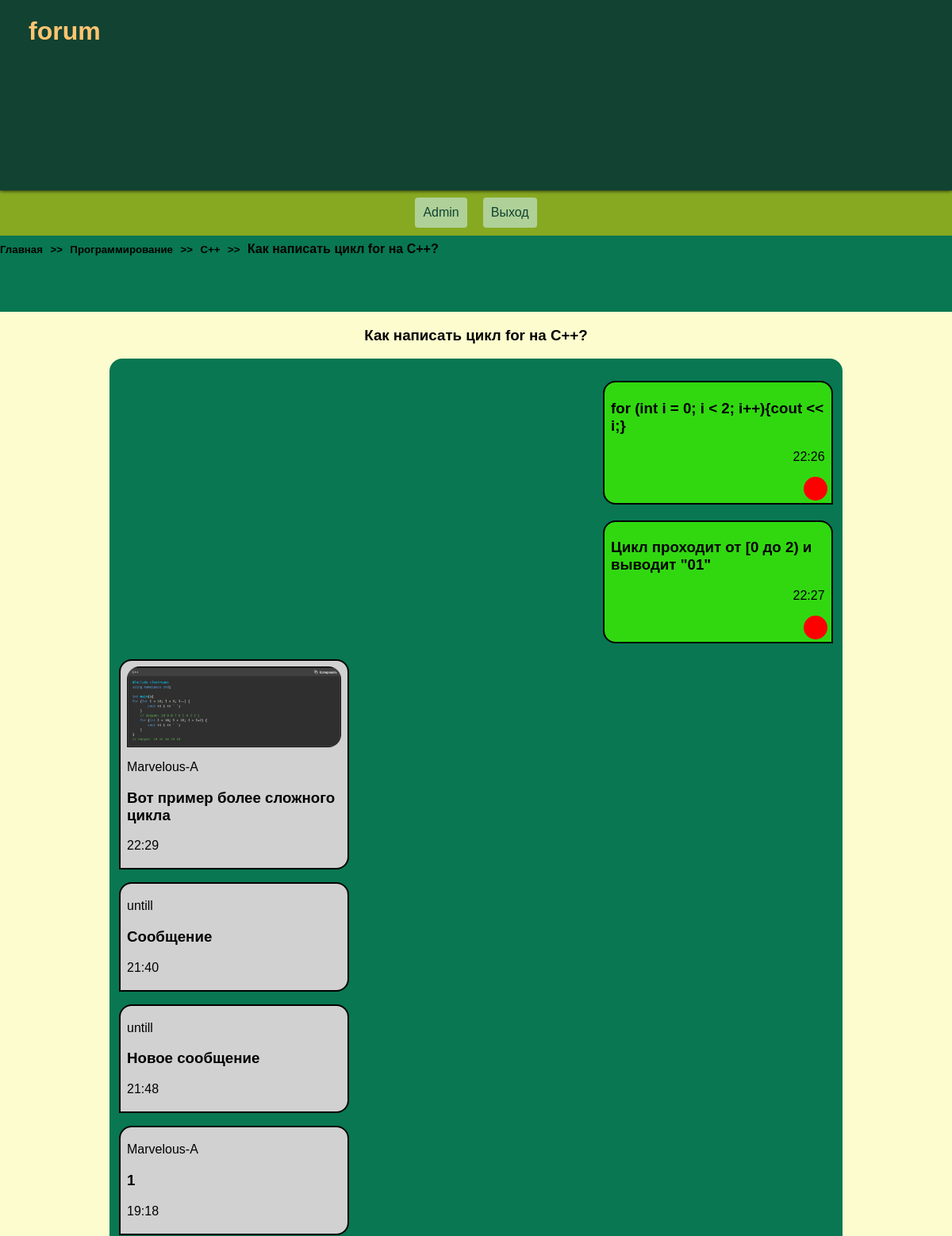
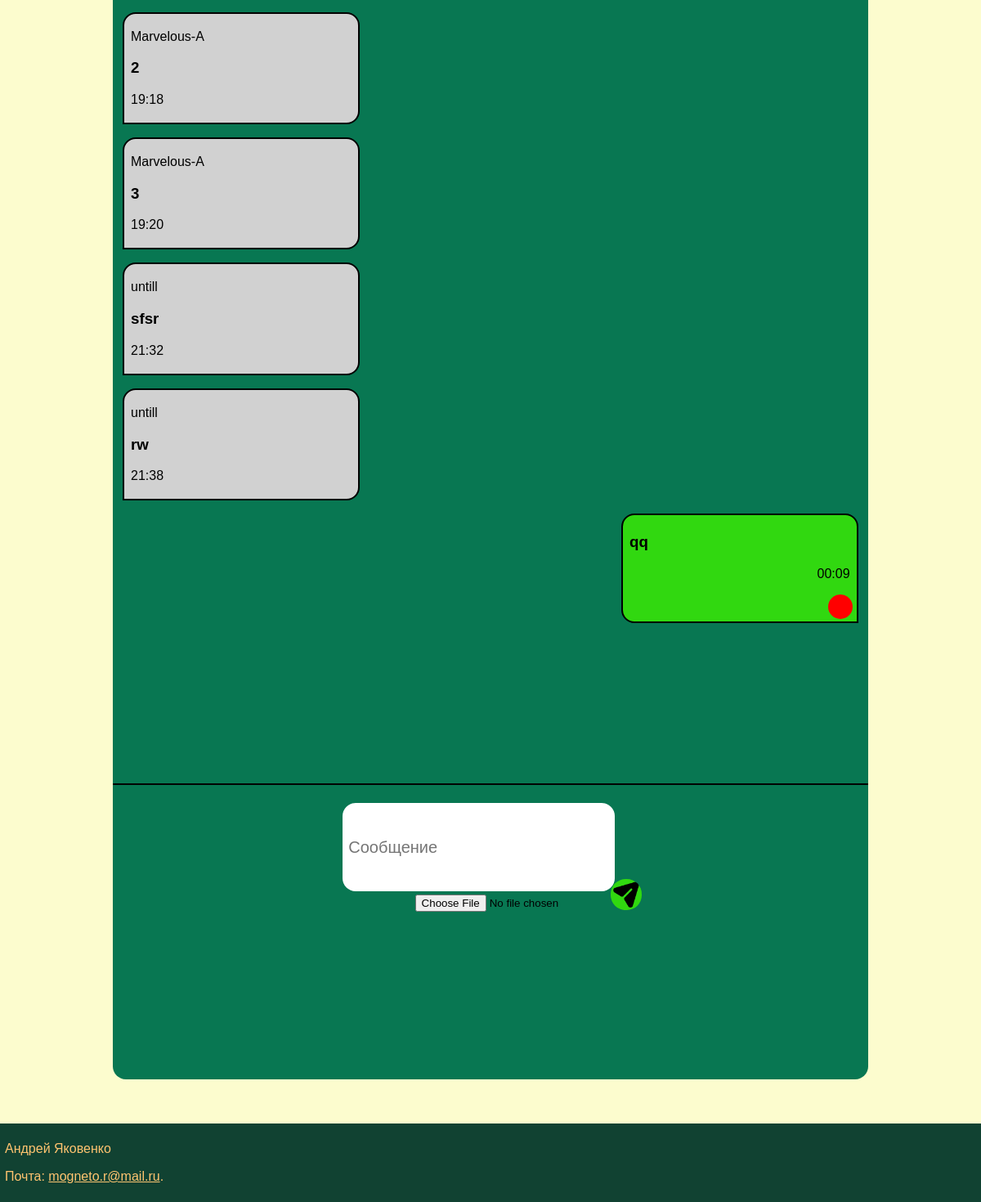
Screenshot of /question_detail/3 (signed in) with the database file from the repository (2 pictures, top to bottom).
### forum/models.py (models this page shows, shortened)
class Chapter(models.Model):
    title = models.CharField(max_length=50)
    icon_img = models.ImageField(default=False, upload_to='for_site/')
    discription = models.CharField(max_length=500)
    def __str__(self):
        return f'{self.title}'

class Topic(models.Model):
    title = models.CharField(max_length=50)
    image = models.URLField()
    discription = models.CharField(max_length=500)
    chapter = models.ManyToManyField(Chapter)

class Chat(models.Model):
    author = models.ForeignKey(User, on_delete=models.CASCADE, blank=True)
    text_question = models.CharField(max_length=70)
    topic = models.ManyToManyField(Topic)

class Message(models.Model):
    author = models.ForeignKey(User, on_delete=models.CASCADE, blank=True)
    text = models.CharField(max_length=500)
    time = models.DateTimeField(auto_now_add=True)
    image = models.ImageField(upload_to='messages/', blank=True)
    question = models.ForeignKey(Chat, on_delete=models.CASCADE, blank=True)

### forum/views.py (the view)
# urls.py: path('question_detail/<int:pk>', QuestionDetail.as_view(), name='question_detail'),
class QuestionDetail(LoginRequiredMixin, ListView):
    model = Message
    template_name = 'card/question_detail.html'
    def get_context_data(self, **kwargs):
        context_data = super().get_context_data(**kwargs)
        question = get_object_or_404(Chat, pk=self.kwargs['pk'])
        messages = Message.objects.filter(question=question)
        if self.request.method == 'POST':
            message_form = MessageForm(data=self.request.POST, files=self.request.FILES)
            if message_form.is_valid():
                message = message_form.save(commit=False)
                message.author = self.request.user  # Автоматически устанавливаем автора
                message.question = question         # и тему
                message.save()
                redirect('question_detail', pk=self.kwargs['pk'])
            else:
                print(message_form.errors)
        else:
            message_form = MessageForm()
        topic = question.topic.all()[0]
        chapter = topic.chapter.all()[0]
        print(chapter)
        context_data['chapter'] = chapter
        context_data['topic'] = topic
        context_data['question'] = question
        context_data['form'] = message_form
        context_data['messages'] = messages
        return context_data

### forum/forms.py
class MessageForm(forms.ModelForm):
    class Meta:
        model = Message
        fields = ('author', 'text', 'image', 'question')

### forum/templates/card/question_detail.html (shortened to what this page needs)
{% extends "card/base.html" %}
{% block content %}
    <div class='navigation'>
        <h5><a href="{% url 'forum:main'%}">Главная</a></h5>
        <h5>>></h5>
        <h5><a href="{% url 'forum:chapter_detail' pk=chapter.pk %}">{{chapter.title}}</a></h5>
        <h5>>></h5>
        <h5><a href="{% url 'forum:topic_detail' pk=topic.pk %}">{{topic.title}}</a></h5>
        <h5>>></h5>
        <h4>{{question.text_question}}</h4>
    </div>
    <div id='topic_head'>
        <h3 id='title_topic'>{{question.text_question}}</h3>
    </div>
    <div id="window">
        {% for message in messages %}
            {% if message.author == user %}
                {% if message.image %}
                    <p>
                        <div class='text_message_user' id="message-{{message.pk}}">
                            <img style="" class='image_message_user' src={{message.image.url}} alt='foto_author'\>
                            <h3>{{message.text}}</h3>
                            <p>{{message.time|date:"H:i"}}</p>
                            <button class='delete_button' onclick="sendDelete({{message.pk}})"></button>
                        </div>
                    </p>
                {% else %}
                    <p>
                        <div class='text_message_user' id="message-{{message.pk}}">
                            <h3>{{message.text}}</h3>
                            <p>{{message.time|date:"H:i"}}</p>
                            <button class='delete_button' onclick="sendDelete({{message.pk}})"></button>
                        </div>
                    </p>
                {% endif %}
            {% else %}
                {% if message.image %}
                    <p>
                        <div class='text_message_interlocutor' id="message-{{message.pk}}">
                            <img class='image_message_interlocutor' src={{message.image.url}} alt='foto_users'\>
                            <p>{{message.author}}</p>
                            <h3>{{message.text}}</h3><p>{{message.time|date:"H:i"}}</p>
                        </div>
                    </p>
                {% else %}
                    <p>
                        <div class='text_message_interlocutor' id="message-{{message.pk}}">
                            <p>{{message.author}}</p>
                            <h3>{{message.text}}</h3><p>{{message.time|date:"H:i"}}</p>
                        </div>
                    </p>
                {% endif %}
            {% endif %}
        {% endfor %}
    </div>
    <div id='text_bar'>
        <div id='text_bar_form'>
            <input id="message_input" type="text" placeholder="Cообщение">
            <input type="file" id="image_input" accept="image/*">
            <button id='text_button' onclick="sendMessage()"></button>
        </div>
    </div>
{% endblock %}

### forum/static/css/base.css (style rules this page uses)
body { min-height: 100vh; width: 100%; background-color: #fcfcce; margin: 0 auto; display: flex; flex-direction: column; font-family: 'Jost', sans-serif; }
.navigation { height: 4%; width: 100%; background-color:#087752; }
.navigation a { color: black; text-decoration: none; }
.navigation h5 { margin-top: 8px; margin-bottom: 0; margin-right: 5px; display: inline-block; }
.navigation h4 { margin-top: 8px; margin-bottom: 0; display: inline-block; }
#topic_head { width: 40%; text-align: center; left: 0; right: 0; margin: 0 auto; }
#window { height: 85%; width: 75%; left: 0; right: 0; margin: 0 auto; padding: 1%; border-radius: 16px 16px 0px 0px; background-color:#087752; overflow-y: scroll; }
.text_message_user { width: 30%; padding: 3px 8px; border: 2px solid #000000; margin-left: auto; margin-right: 0; background-color: #31d810; border-radius: 16px 16px 0px 16px; margin-bottom: 20px; }
.text_message_user p { width: 15%; margin-left: auto; margin-right: 0; }
.text_message_interlocutor { width: 30%; padding: 3px 8px; border: 2px solid #000000; margin-right: auto; margin-left: 0; border-radius: 16px 16px 16px 0px; background-color: rgb(209, 209, 209); }
.image_message_interlocutor { width: 100%; margin-top: 1.5%; border-radius: 16px 16px 16px 0px; }
.delete_button { height: 30px; width: 30px; background-color: red; border: none; border-radius: 32px; display: block; margin-left: auto; margin-right: 0; position: relative; left: 3px; cursor: pointer; }
#text_bar { height: 15%; width: 77%; left: 0; right: 0; margin: 0 auto; align-items: center; background-color: #087752; border-top: 2px solid #000000; border-radius: 0px 0px 16px 16px; }
#text_bar_form { width: 40%; left: 0; right: 0; margin: 0 auto; margin-top: 2%; }
#message_input { height: 30%; width: 90%; font-size: 20px; padding: 2%; border-radius: 16px; border: none; margin: 1%; }
#image_input { margin-left: 25%; }
#text_button { height: 38px; width: 38px; left: 0; right: 0; margin: 0 auto; float: right; position: relative; bottom: 40px; border: none; border-radius: 48%; background-color: #31d810; background-size: cover; background-position: center; background-image: url('/media/for_site/send_icon_183897.png'); cursor: pointer; }

### rows the page displays
Chapter: title "Программирование"
Topic: title "C++"
Chat: text_question "Как написать цикл for на C++?"
Message: text "for (int i = 0; i < 2; i++){cout << i;}", time "22:26"
Message: text "Цикл проходит от [0 до 2) и выводит \"01\"", time "22:27"
Message: image (picture), author "Marvelous-A", text "Вот пример более сложного цикла", time "22:29"
Message: author "untill", text "Сообщение", time "21:40"
Message: author "untill", text "Новое сообщение", time "21:48"
Message: author "Marvelous-A", text "1", time "19:18"
Message: author "Marvelous-A", text "2", time "19:18"
Message: author "Marvelous-A", text "3", time "19:20"
Message: author "untill", text "sfsr", time "21:32"
Message: author "untill", text "rw", time "21:38"
Message: text "qq", time "00:09"
